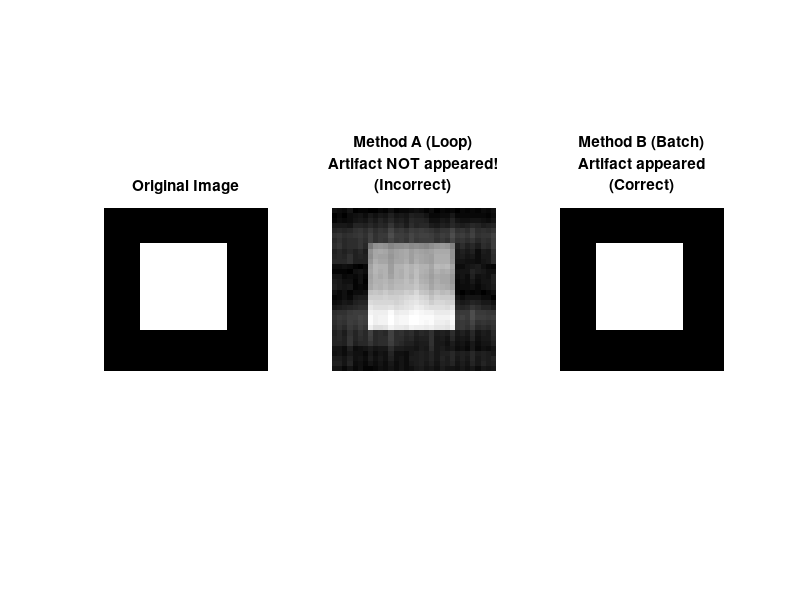
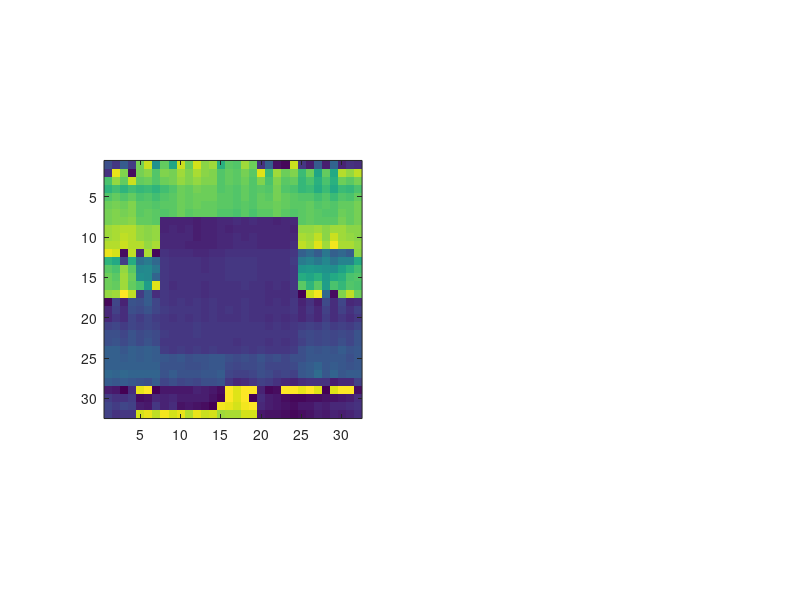

These figures' MATLAB source, in order: (Note: this script raises an error after producing the figures.)
%% --- 1点ずつ処理 vs 一括処理 の比較検証プログラム ---
clear; close all; clc;

% 1. 小さなテスト画像の作成 (32x32)
N = 32;
% 真ん中に四角い物体がある画像
org_img = zeros(N, N);
org_img(N/4:3*N/4, N/4:3*N/4) = 1; 

% 2. 背景磁場（位相回転）の作成
% 画像の上から下にかけて位相がぐるっと回るような磁場
[X, Y] = meshgrid(1:N, 1:N);
background_phase = exp(1i * (Y / N * 4 * pi)); % 2回転分の位相変化

% 3. 元のk空間
k_org = fftshift(fftn(org_img));

%% --- 手法A: ループ処理 (Point-wise) ---
% あなたの元のコードのロジック
fprintf('手法A (ループ処理) を実行中...\n');
k_method_A = complex(zeros(N, N));

for i = 1:N
    for j = 1:N
        % 1点だけ取り出す
        temp_k = complex(zeros(N, N));
        temp_k(i, j) = k_org(i, j);
        
        % 実空間に戻して、磁場を掛ける
        temp_img = ifftn(ifftshift(temp_k));
        temp_img_affected = temp_img .* background_phase;
        
        % k空間に戻す
        temp_k_new = fftshift(fftn(temp_img_affected));
        
        % ★ここがポイント: 「元の座標の値」だけを取っている
        k_method_A(i, j) = temp_k_new(i, j);
    end
end

%% --- 手法B: 一括処理 (Batch) ---
% 私が提案したロジック
fprintf('手法B (一括処理) を実行中...\n');

% 実空間全体で磁場を掛けてから、一括でFFT
img_affected_all = org_img .* background_phase;
k_method_B = fftshift(fftn(img_affected_all));

%% --- 結果の比較 ---
% 実空間に戻して画像を確認
img_recon_A = ifftn(ifftshift(k_method_A));
img_recon_B = ifftn(ifftshift(k_method_B));

figure('Position', [100, 100, 1200, 600]);

% 1. 元画像
subplot(1, 3, 1);
imagesc(abs(org_img)); axis image; axis off; colormap gray;
title('Original Image');

% 2. 手法A (ループ) の結果
subplot(1, 3, 2);
imagesc(abs(img_recon_A)); axis image; axis off; colormap gray;
title({'Method A (Loop)', 'Artifact NOT appeared!', '(Incorrect)'});

% 3. 手法B (一括) の結果
subplot(1, 3, 3);
imagesc(abs(img_recon_B)); axis image; axis off; colormap gray;
title({'Method B (Batch)', 'Artifact appeared', '(Correct)'});

% 位相画像（磁場の影響）の表示
figure;
subplot(1,2,1); imagesc(angle(img_recon_A)); axis image; off; title('Method A Phase');
subplot(1,2,2); imagesc(angle(img_recon_B)); axis image; off; title('Method B Phase');
